Frame 1 (no input): blank canvas, image omitted
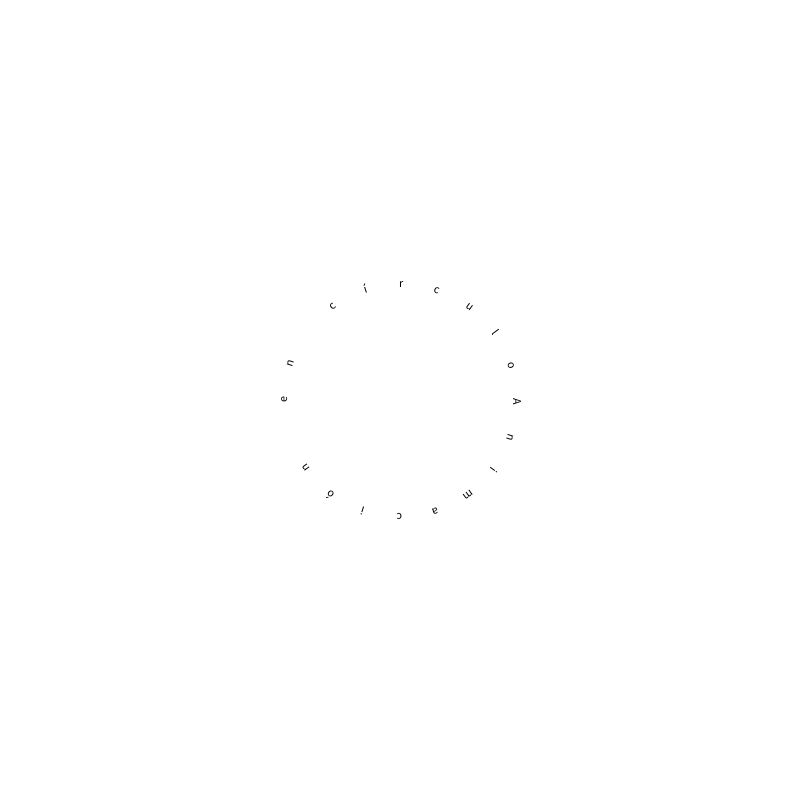
Frame 60 (the mouse pressed at the canvas centre just before this capture)
Frame 120 (the mouse held since frame 60 and released just before this capture): blank canvas, image omitted

The Processing sketch that drew this single still picture (run headless with seeded random() and noise(); from frame 60 on, the mouse is pressed at the canvas centre):

// Processing sketch: code_12_38
// ── code_12_38.pde
String mensaje = "Animación en círculo";
float rInicial = 0;
float rFinal = 200;
float[] radios;
float pasoAngular;

void setup() {
  size(800, 800);
  textAlign(CENTER, CENTER);
  
  radios = new float[mensaje.length()];
  for (int i = 0; i < radios.length; i++) {
    radios[i] = rInicial;
  }
}

void draw() {
  background(255);
  fill(0);
  translate(width/2, height/2);
  
  pasoAngular = TWO_PI / mensaje.length();
  
  for (int i = 0; i < mensaje.length(); i++) {
    float theta = pasoAngular * i;
    float x = radios[i] * cos(theta);
    float y = radios[i] * sin(theta);
    
    if (radios[i] < rFinal) {
      radios[i] += 2; // Incremento del radio para la animación
    }
    
    pushMatrix();
    translate(x, y);
    rotate(theta + HALF_PI);
    text(mensaje.charAt(i), 0, 0);
    popMatrix();
  }
}
